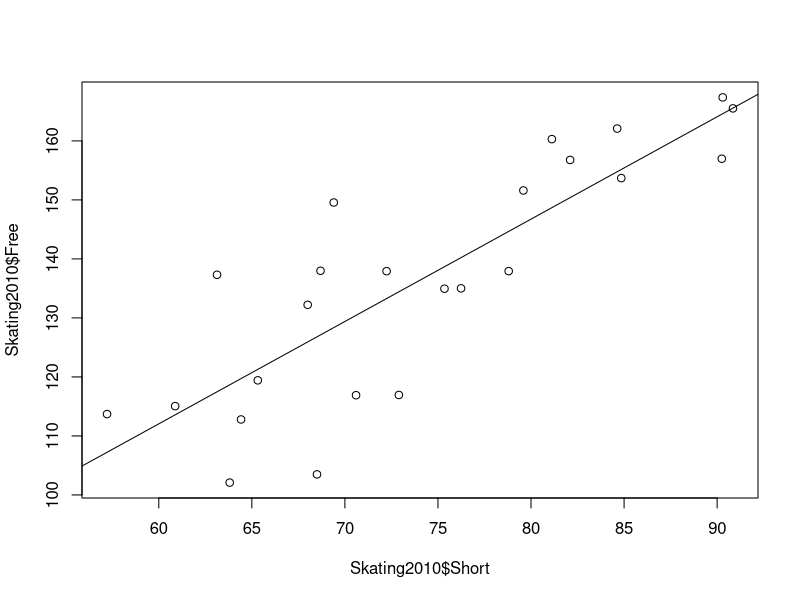
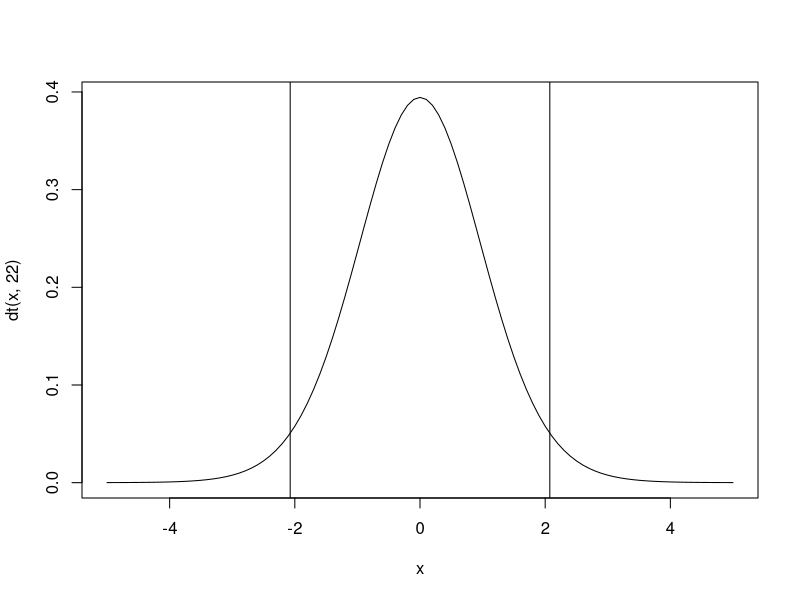
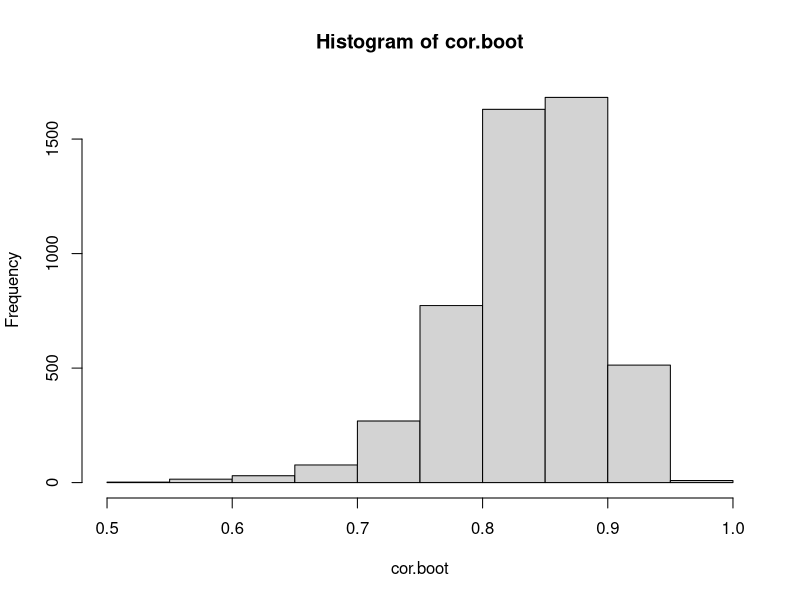
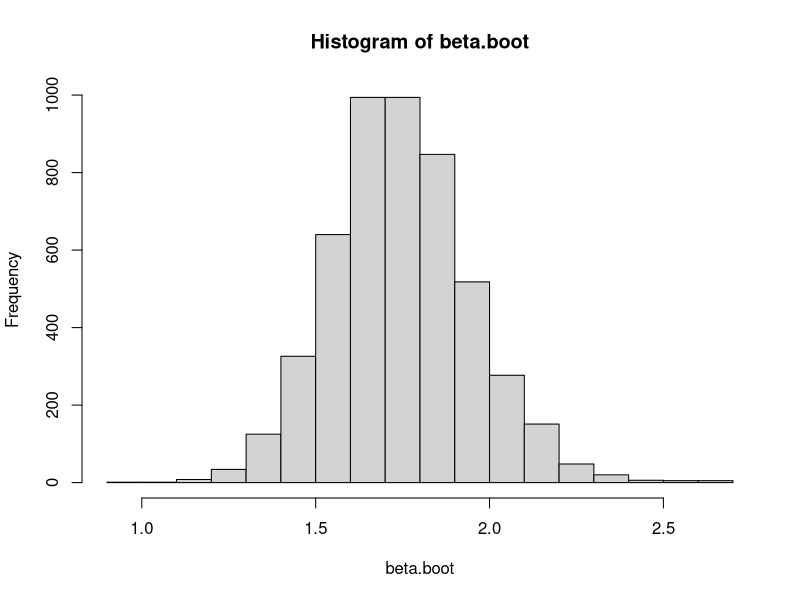
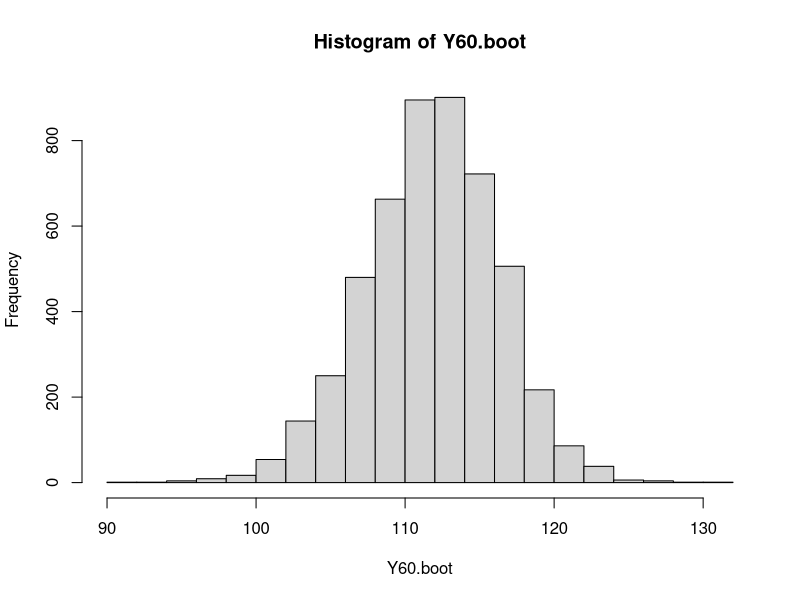
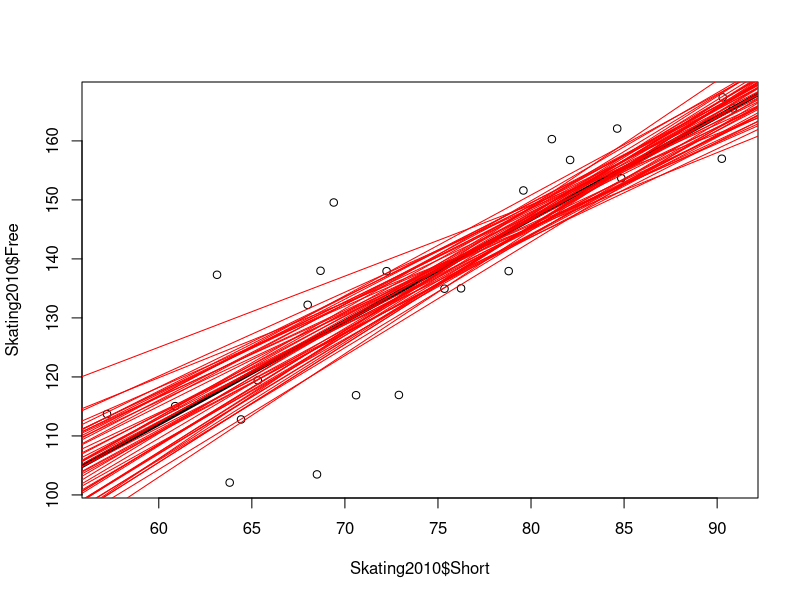
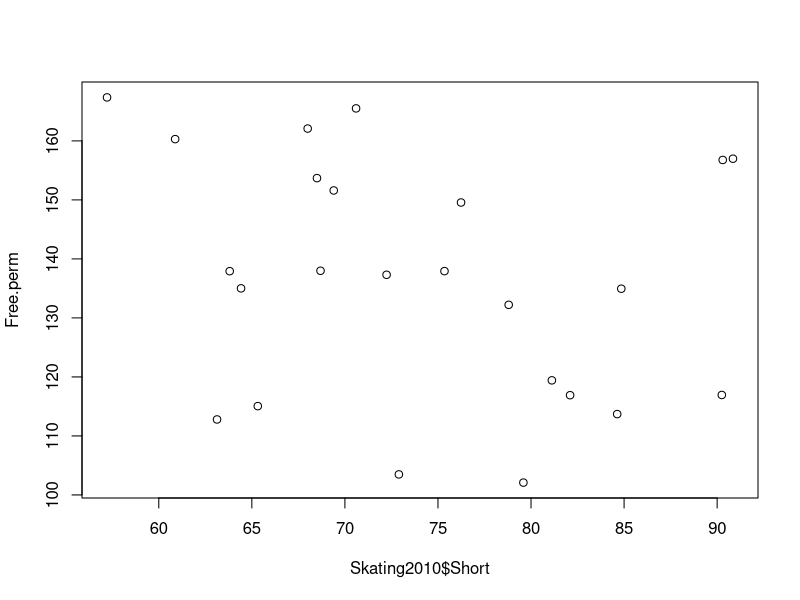
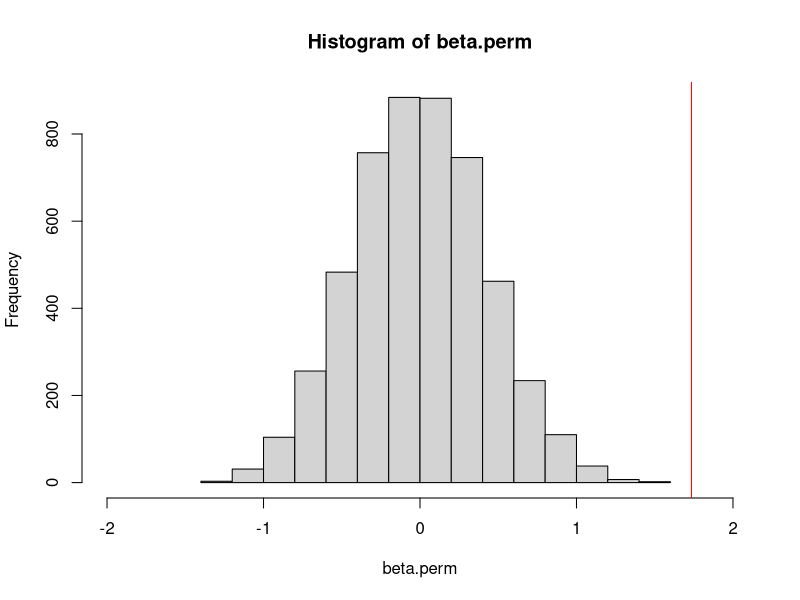

These charts were generated, in order, by the following R code:
#Math E-156 Script 9B-ResamplingRegression.R

#Topic 1 - getting a confidence interval for regression coefficients
#Section 9.5 - pages 279-286 of the textbook
#You can skip the details ofTheorems 7.3 through 7.5 (two of which are not proved!)

#Load Olympic men's skating data from 2010
Skating2010<- read.csv("Skating2010.csv"); head(Skating2010)


#Plot the free score against the short score
plot(Skating2010$Short, Skating2010$Free)

#Look at the correlation
cor(Skating2010$Short, Skating2010$Free)

#Get the regression line by using the lm() function of R
skate.lm <- lm(Free ~ Short, data = Skating2010)
summary(skate.lm)
abline(7.9691, 1.7347)
#Notice that lm() also tells us the standard error of the slope beta, 0.2424.

#Replicate the calculation of the confidence interval on page 273.
#We are assuming independent, normally distributed residuals
#There are 24 skaters, but we estimated two parameters.
#So we should use the t distribution with 22 degrees of freedom

curve(dt(x, 22), from = -5, to = 5)
#Find the quantiles for a 95% confidence interval
q95 = qt(c(.025, .975), 22);  q95
abline(v = q95[1]); abline(v = q95[2])

#To get a t confidence interval, rescale by the standard error of beta, then add in the estimate of beta 
CI <- 0.2424*q95 + 1.747; CI

#we can also predict the expected free score for a skater whose short score is 60
Y60 <- 7.9691 + 1.7347*60; Y60
#If we want to calculate a confidence interval for this score, things get complicated 
#Furthermore, all the t confident calculations assume that the residuals are independent.
#and normally distributed.

#Save the correlation for future reference
cor(Skating2010$Short, Skating2010$Free)

#Topic 2 - applying the bootstrap to linear regression
#We can do bootstrapping to assess the signifcance of these numbers
#A bootstrap sample consists of 24 pairs of scores, chosen with replacement
#It will  have duplicate rows for some of the skaters!

n <- nrow(Skating2010); n
index <- sample(1:n,n, replace = TRUE); index #choose 24 rows
Skate.boot <- Skating2010[index, ]; Skate.boot #will have duplicate names!
skate.boot.lm <- lm(Free ~ Short, data = Skate.boot)
skate.boot.lm   #compare with slope of 1.747

#The correlation will be different for each bootstrap sample
cor(Skate.boot$Short, Skate.boot$Free)  #compare with 0.836
#Resample by hand several times to see how beta and the correlation vary


#Now resample 5000 times to investigate the distribution of estimates
N <- 5000; cor.boot <- numeric(N); alpha.boot <- numeric(N)
beta.boot <- numeric(N); Y60.boot <-numeric(N)
for (i in 1:N){
  index <- sample(1:n,n, replace = TRUE); index 
  Skate.boot <- Skating2010[index, ]; Skate.boot
  skate.boot.lm <- lm(Free ~ Short, data = Skate.boot)
  alpha.boot[i] <- coef(skate.boot.lm)[1]  #intercept
  beta.boot[i] <- coef(skate.boot.lm)[2]  #slope
  Y60.boot[i] <- alpha.boot[i] + 60 * beta.boot[i]  #predicted free score
  cor.boot[i] <- cor(Skate.boot$Short, Skate.boot$Free)
}
#This computation takes a few seconds even on a fast computer!

#Now we can look at the distribution of the resampled results
hist(cor.boot)   #resembles Figure 9.17a
quantile( cor.boot, c(.025, .975)) #95% confidence interval for correlations
hist(beta.boot)   #resembles Figure 9.17b
quantile( beta.boot, c(.025, .975)) #95% confidence interval for slope
hist(Y60.boot)   # resembles Figure 9.18
quantile( Y60.boot, c(.025, .975)) #95% confidence interval for predicted free score

#We can also draw 50 of the regression lines to compare with our estimated one
plot(Skating2010$Short, Skating2010$Free)
abline(7.9691, 1.7347, lwd = 4)   #from the actual data
for (i in 1:50) {
  abline(alpha.boot[i], beta.boot[i], col = "red")   #from the resampled data
}
mean(beta.boot)   #is 1.74 - bootstrapping cannot improve our estmate of the mean

#Topic 3 - Permutation test for lack of independence

#To test for lack of independence, we can permute one of the variables
#The book permutes the x values; it seems nicer to permute y
#After permutation, the correlation and beta should have expectation zero
cor.obs <- cor(Skating2010$Short, Skating2010$Free); cor.obs
beta.obs <- 1.7347
index = sample(n, replace = FALSE) #a permutation of 1:24

Free.perm <- Skating2010$Free[index] #permutation of free skate scores
plot(Skating2010$Short, Free.perm)   #no correlation should be evident
coef(lm(Free.perm~ Skating2010$Short))[2]  #beta should be small in magnitude
cor(Skating2010$Short, Free.perm) #as likely to be negative as positive

#Now do 5000 permuations to see whether your acttual beta could arise by chance
N <- 4999; n <- nrow(Skating2010)
cor.perm <- numeric(N); beta.perm <- numeric(N)
for (i in 1:N) {
  index = sample(n, replace = FALSE) #a permutation of 1:24
  Free.perm <- Skating2010$Free[index]
  beta.perm[i] <-coef(lm(Free.perm~ Skating2010$Short))[2]  #beta
  cor.perm[i] <-cor(Skating2010$Short, Free.perm) #correlation
}
hist(beta.perm, xlim = c(-2,2))
abline(v = beta.obs, col = "red")    #1.737 is off the charts
hist(cor.perm, xlim = c(-1,1))
abline(v = cor.obs, col = "red")    #0.83 is off the charts






  
